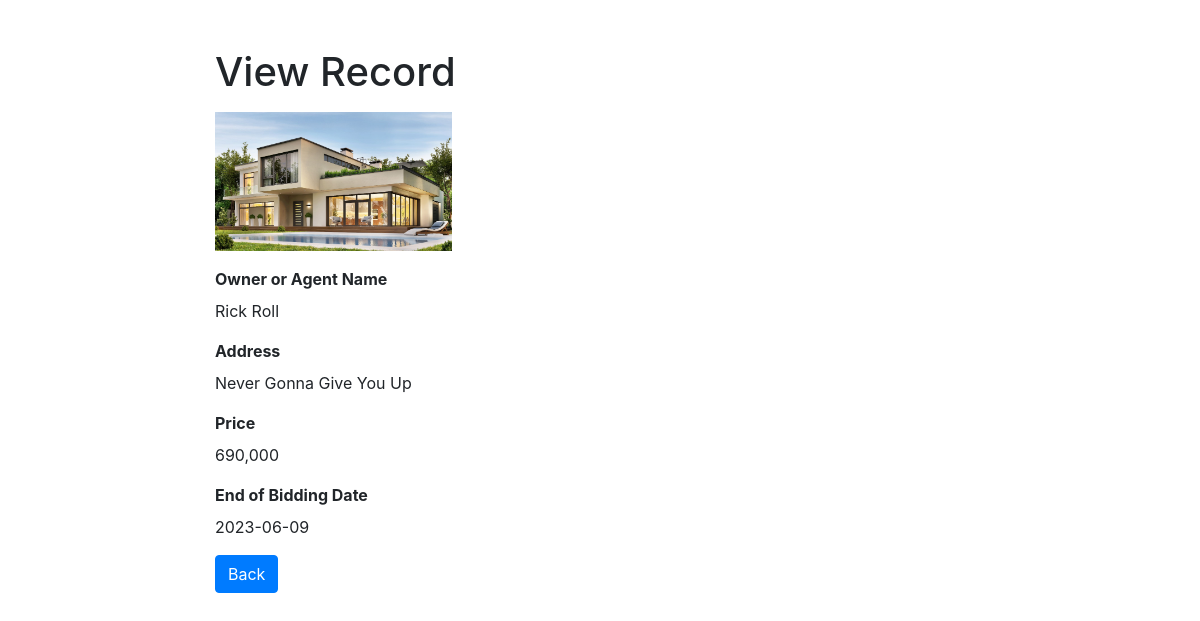
Screenshot of /read.php?id=1 with the database file from the repository.
### tables this page shows
CREATE TABLE `houses` (
  `id` int(11) NOT NULL,
  `owner` varchar(255) NOT NULL,
  `address` varchar(255) NOT NULL,
  `price` int(20) NOT NULL,
  `bidding_end_date` date NOT NULL,
  `img_path` varchar(255) NOT NULL
);

### dao/abstractDAO.php (called while the page is built, shortened)
<?php
class abstractDAO {
    protected static $DB_HOST = "localhost";
    protected static $DB_PORT = 3307;
    protected static $DB_USERNAME = "root";
    protected static $DB_PASSWORD = "";
    protected static $DB_DATABASE = "assignment2";
    function __construct() {
        try{
            $this->mysqli = new mysqli(self::$DB_HOST, self::$DB_USERNAME,
                self::$DB_PASSWORD, self::$DB_DATABASE, self::$DB_PORT);
        }catch(mysqli_sql_exception $e){
            throw $e;
        }
    }
}
?>

### dao/houseDAO.php (called while the page is built, shortened)
<?php
require_once('abstractDAO.php');
require_once('./model/house.php');
class houseDAO extends abstractDAO {
    public function getHouse($houseId){
        $query = 'SELECT * FROM houses WHERE id = ?';
        $stmt = $this->mysqli->prepare($query);
        $stmt->bind_param('i', $houseId);
        $stmt->execute();
        $result = $stmt->get_result();
        if($result->num_rows == 1){
            $temp = $result->fetch_assoc();
            $house = new house($temp['id'],$temp['owner'], $temp['address'], $temp['price'], $temp['bidding_end_date'], $temp['img_path']);
            return $house;
        }
        return false;
    }
}
?>

### model/House.php (called while the page is built, shortened)
<?php
	class House{
		private $owner;
		private $address;
		private $price;
		private $biddingDate;
		private $imgPath;
		public function getOwner(){
			return $this->owner;
		}
		public function setOwner($owner){
			$this->owner = $owner;
		}
		public function getAddress(){
			return $this->address;
		}
		public function setAddress($address){
			$this->address = $address;
		}
		public function getPrice(){
			return $this->price;
		}
		public function setPrice($price){
			$this->price = $price;
		}
		public function getBiddingDate(){
			return $this->biddingDate;
		}
		public function setBiddingDate($biddingDate){
			$this->biddingDate = $biddingDate;
		}
		public function getImgPath(){
			return $this->imgPath;
		}
		public function setImgPath($imgPath){
			$this->imgPath = $imgPath;
		}
	}
?>

### read.php (the view, shortened to what this page needs)
<?php
require_once('./dao/houseDAO.php');
$houseDAO = new houseDAO();
if(isset($_GET["id"]) && !empty(trim($_GET["id"]))){
    $id =  trim($_GET["id"]);
    $house = $houseDAO->getHouse($id);
    if($house){
        $owner = $house->getOwner();
        $address = $house->getAddress();
        $price = $house->getPrice();
        $biddingDate = $house->getBiddingDate();
    } else{
        header("location: error.php");
        exit();
    }
} else{
    header("location: error.php");
    exit();
}
?>
<!DOCTYPE html>
<html lang="en">
<head>
    <link rel="stylesheet" href="https://stackpath.bootstrapcdn.com/bootstrap/4.5.2/css/bootstrap.min.css">
</head>
<body>
    <div class="wrapper">
        <div class="container-fluid">
            <div class="row">
                <div class="col-md-12">
                    <h1 class="mt-5 mb-3">View Record</h1>
                    <div class="row mb-3">
                    <?php
                        $img_path = $house->getImgPath();
                        ?>
                        <div class="col-md-4 my-auto">
                            <img src="<?php echo $img_path; ?>" class="img-fluid">
                        </div>
                    </div>
                    <div class="form-group">
                        <label><b>Owner or Agent Name</b></label>
                        <p><?php echo $owner; ?></p>
                    </div>
                    <div class="form-group">
                        <label><b>Address</b></label>
                        <p><?php echo $address; ?></p>
                    </div>
                    <div class="form-group">
                        <label><b>Price</b></label>
                        <p><?php echo number_format($price); ?></p>
                    </div>
                    <div class="form-group">
                        <label><b>End of Bidding Date</b></label>
                        <p><?php echo $biddingDate; ?></p>
                    </div>
                    <p><a href="index.php" class="btn btn-primary">Back</a></p>
                </div>
            </div>
        </div>
    </div>
</body>
</html>

### read.php (style rules this page uses)
.wrapper { width: 800px; margin: 0 auto; }

### rows the page displays
houses: img_path (picture), owner "Rick Roll", address "Never Gonna Give You Up", price "690,000", bidding_end_date "2023-06-09"
